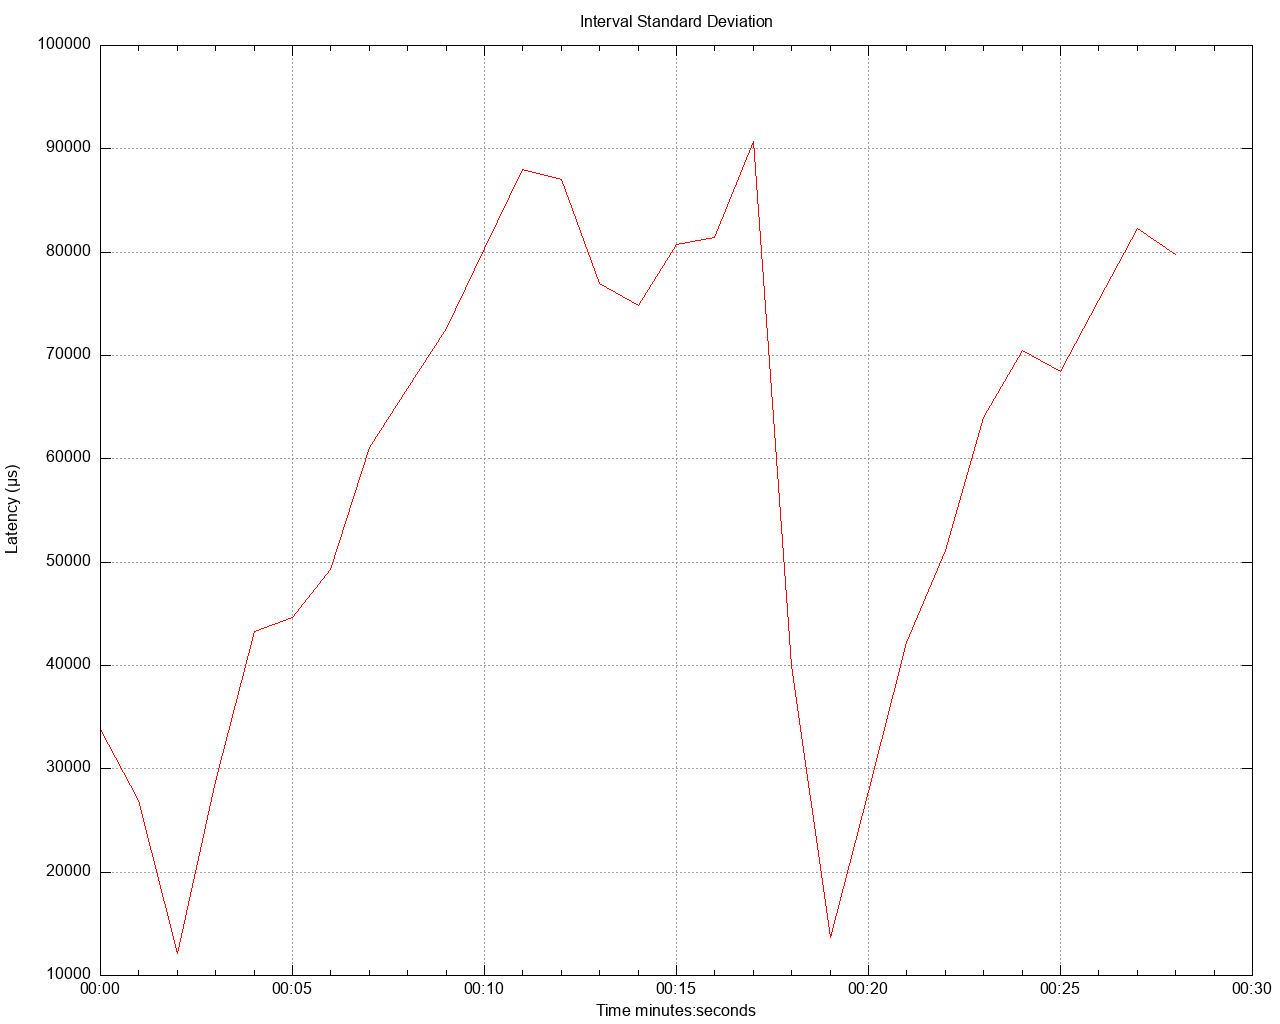

gnuplot code for this plot:
set title 'Interval Standard Deviation' noenhanced
set style data lines
set datafile separator ","
set terminal png size 1280,1024
set grid
set key below
set xdata time
set timefmt "%s"
offset = 0
t0(x)=(offset=($0==0) ? x : offset, x - offset)
set xlabel 'Time minutes:seconds'
set ylabel 'Latency (μs)'
set output '/Users/gbarnett/git/hazelcast-simulator/atomiclong-3node-member/atomicreference/latency/latency_interval_std_deviation_sixteenKbWrite.png'
plot \
   '/Users/gbarnett/git/hazelcast-simulator/atomiclong-3node-member/atomicreference/data/latency_interval_std_deviation_sixteenKbWrite_1.data' using (t0(timecolumn(1))):2 title "" lt rgb "red", \
